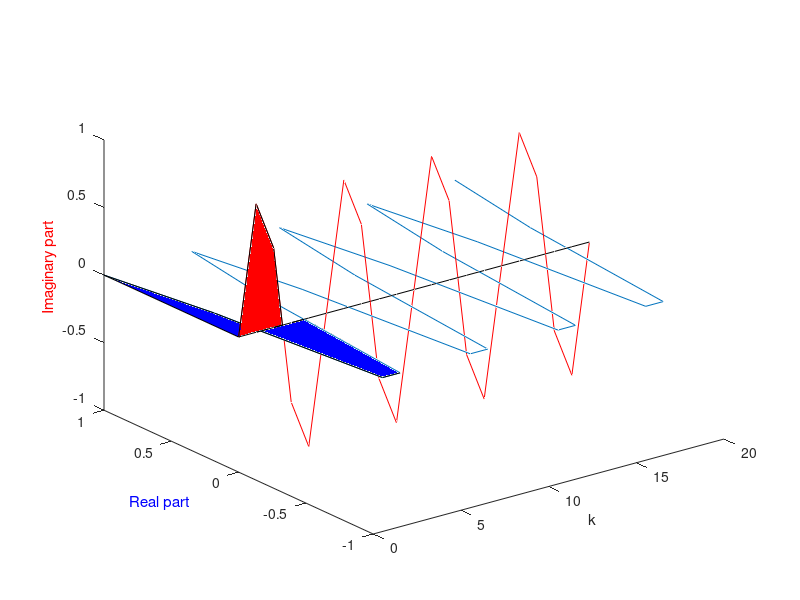

The MATLAB script that drew this image:
% General figure initializations
clear all
set(0,'DefaultFigureColor','w');
set(0,'DefaultFigurePaperType','A4');
clf reset;
cla reset;
% Example 2.2 Complex exponentials
% Extended for demonstration
N=20;
k=0:N;
T=1;
omega=2*pi*4/N/T;
f=exp(j*omega*k*T);
stem (k,real(f),'--o')
hold on
stem (k,imag(f),'--*r')
l=plot(1.7,0.8,'o');
set(l,'Color','b');
l=text(2.0,0.8,'Real part');
set(l,'Color','b');
l=plot(1.7,0.7,'*');
set(l,'Color','r');
l=text(2.0,0.7,'Imaginary part');
set(l,'Color','r');
xlabel('k')
hold off
% Print resultatet i EPS-format
%print -deps2 FigEx2_2.eps
pause
% 3-dimensional plot
plot3 (k,zeros(1,N+1),zeros(1,N+1),'k');
hold on
plot3 (k,real(f),zeros(1,N+1));
fill3([0 k(1:2) 1.25],[0 real(f(1:2)) 0],[0 0 0 0],'b')
fill3([1.25 k(3:4) 3.75],[0 real(f(3:4)) 0],[0 0 0 0],'b')
plot3 (k,zeros(1,N+1),imag(f),'r');
fill3([0 k(1:3) 2.5],[0 0 0 0 0],[0 imag(f(1:3)) 0],'r')
hold off
xlabel('k')
l=ylabel('Real part');
set(l,'Color','b');
l=zlabel('Imaginary part');
set(l,'Color','r');
